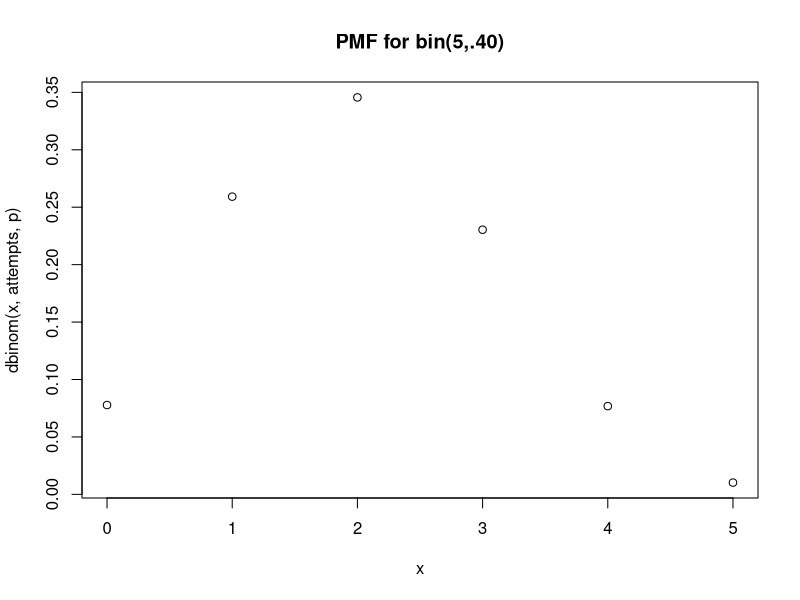
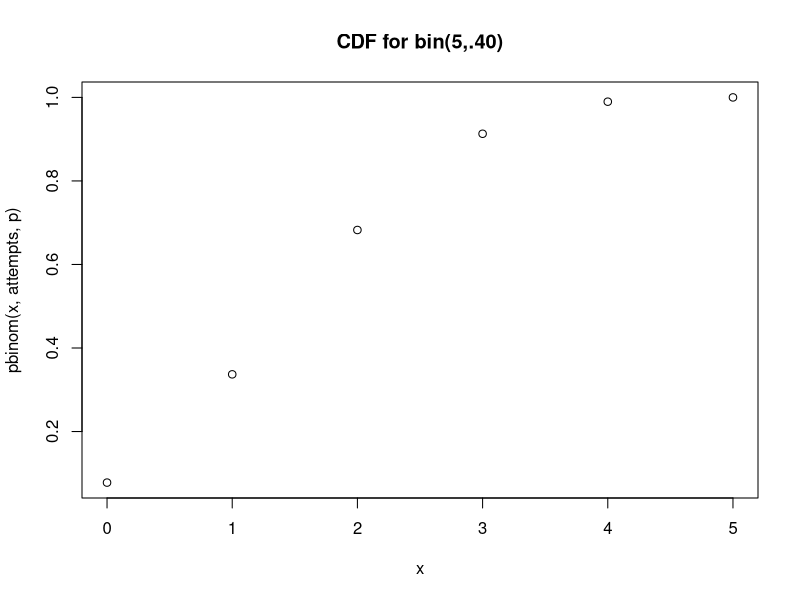
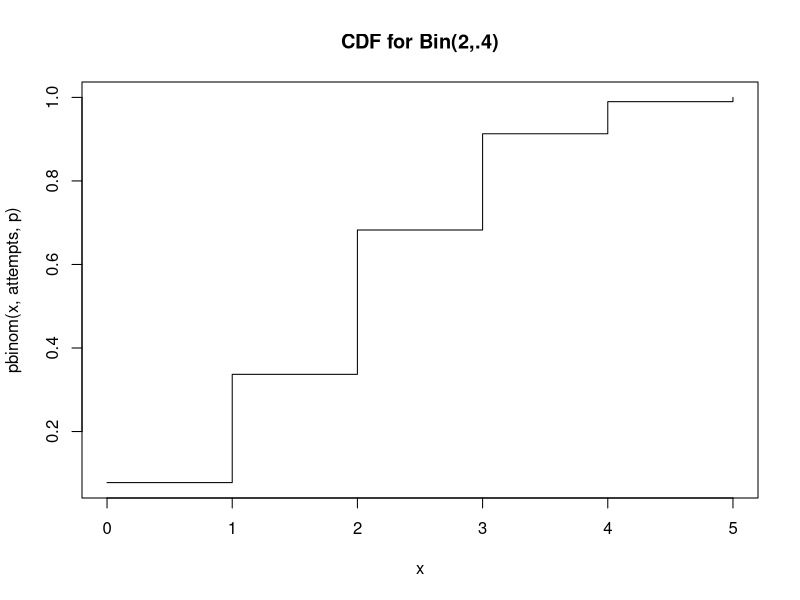
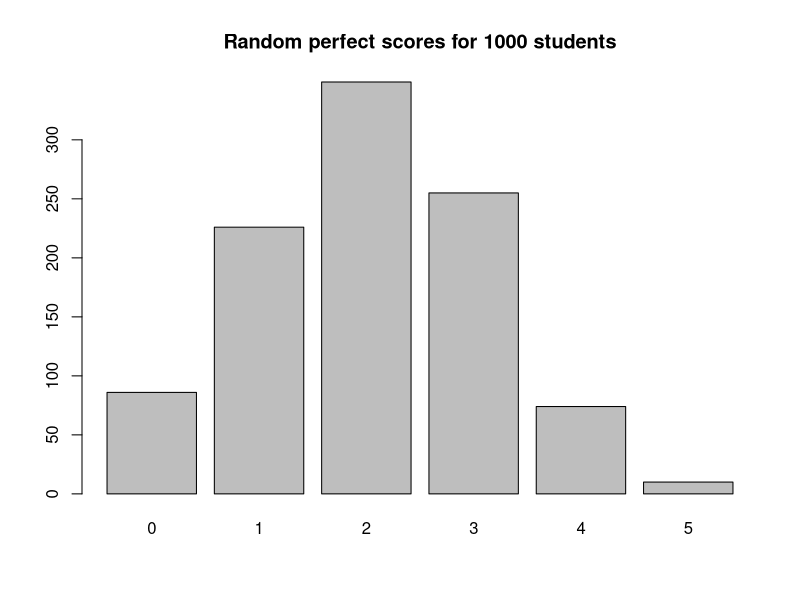
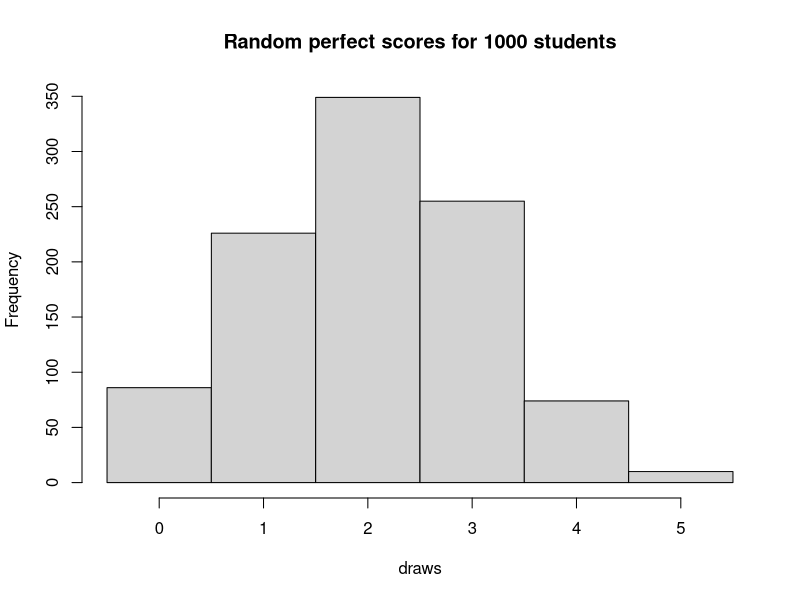
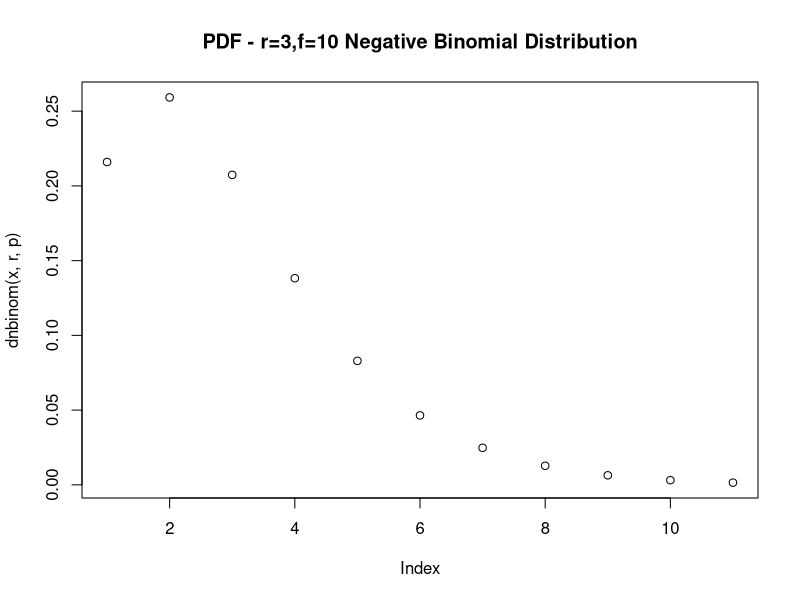
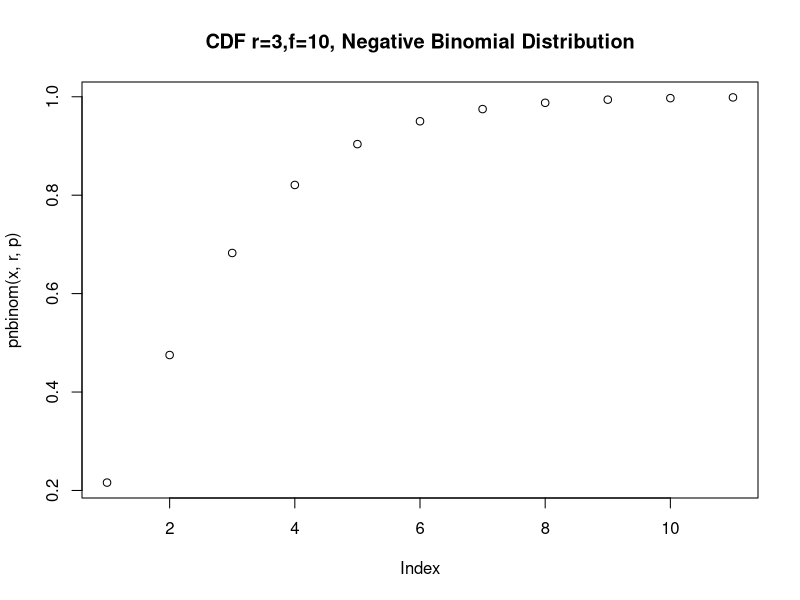
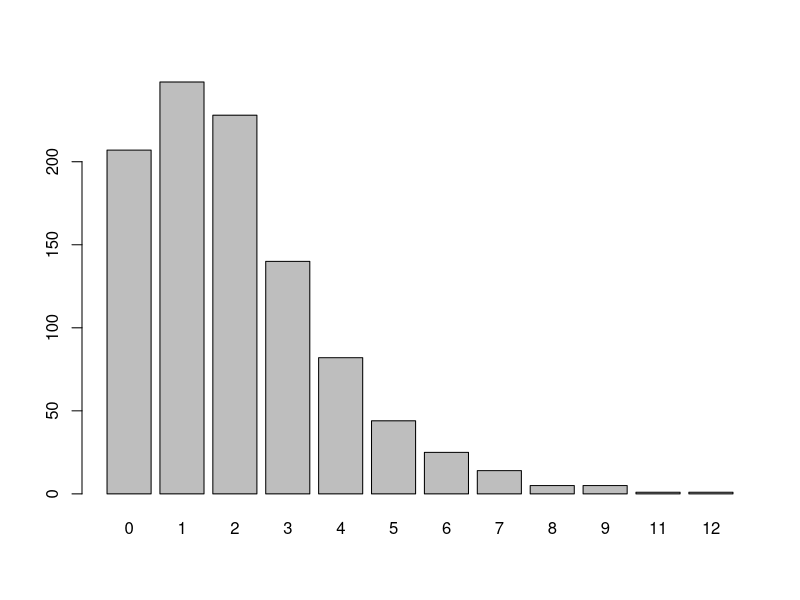

The R script that drew these images, in order:
## ---- chunk 1

# Probability of success
p <- .40
# number of attempts / trials
attempts <-5
# number of successes
successes <- 5

(bi<-dbinom(successes,attempts,p))

# Probability Mass Function - shows the distribution of successes
x <- 0:attempts
plot(x,dbinom(x,attempts,p),main = "PMF for bin(5,.40)")
plot(x,pbinom(x,attempts,p),main = "CDF for bin(5,.40)")
paste('Probability of 5 perfect scores is',bi)
## ---- chunk 2
# Probability of success
p<- .40
# number of attempts / trials
attempts<-5
# number of successes
successes <- 2
bi2 <- dbinom(successes,attempts,p)

# Calculation by formula
# Equation: f(x) = {n x} p^x(1-p)^(n-x)
paste('Probability of exactly two perfect scores is ', bi2 )

## ---- chunk 3
# n = attempts 
n <- 5
# p = Probability
p<- .4
# number of attempts / trials
x<- 2

success<- p^x
fail<- (1-p)^(n-x)
fx<-success*fail
paste("f(2) is ",fx)

## ---- chunk 4
# Use Cummulative Distr. Function
# Probability of success
p<- .40
# number of attempts / trial
n<-2
attempts<- 5
# number of successes
successes <- 2
cdf<-pbinom(2,n,p)
(cdf<-pbinom(successes,attempts,p))
x<- 0:attempts
# CDF Plot
plot(x,pbinom(x,attempts,p),type = "s",main = "CDF for Bin(2,.4)")
## ---- chunk 5
# Probability of success
p<- .40
n<- 5
successes<- 5
# draw 1000 students
draws <- rbinom(1000,size = n, prob = p)
barplot(table(draws),main = "Random perfect scores for 1000 students")

br<- (0:(n+1)) - .5
hist(draws,br,main = "Random perfect scores for 1000 students")

## ---- chunk 6


## ---- chunk 7
# Need 3 perfect scores - will max 10 fails before quitting.
# Probability
p<- .60
# Number of success as 'r'
r<- 3
# number of failures
fails <- 10
# this is the negative binomial distribution. failures before a success.

# args are usually (success, attempts, prob) this time..fails 
(dnbinom(fails,r,p))

x <- 0:fails
plot(dnbinom(x,r,p),main = "PDF - r=3,f=10 Negative Binomial Distribution")

plot(pnbinom(x,r,p),main = "CDF r=3,f=10, Negative Binomial Distribution")

## ---- chunk 8
r <- 3
fails <- 4
p <- .6
dnb <- dnbinom(fails,r,p)
paste('Probability of three perfect scores with 4 failures is',dnb)
## ---- chunk 9
# cannot get the example neg binomial
r <- 3
fails <- 4
p <- .6
# f(4)
choose(6,2) * (.6**3) * ((1-.6)**4)

#Check
#dnbinom(4,3,.6) == choose(6,2) * (.6**3) * ((1-p)**4)


## ---- chunk 10
#example
dnbinom(5,3,.5)
choose(7,2) * (.5**3) * ((1-.5)**5)
## ---- chunk 11
# Apply the CDF here
r <- 3
fails <- 4
p <- .6
cd <- pnbinom(fails,r,p)
paste('Probability of 3 Perfect scores with at most 4 failures:',cd)
## ---- chunk 12
r <- 3
fails <- 4
p <- .6
x <- rnbinom(1000, size = r, prob = p)
barplot(table(x))

## ---- chunk 13
M <- 60    # Of interest
N <- 40    # Not of interest
K <- 20    # Sample Size


## ---- chunk 14
M <- 60    # Of interest
N <- 40    # Not of interest
K <- 20    # Sample Size
dhyper(20, m = M, n = N, k = K)
pmf <-  dhyper(0:K,m=M,n=N,k=K)
pmf
plot(pmf)


## ---- chunk 15
# Review this portion - I don't know
M <- 20    # Of interest
N <- 10    # Not of interest
K <- 10    # Sample Size
phyper(10,m=M,n=N,k=K)
cdf <-  phyper(0:K,m=M,n=N,k=K)
cdf
plot(cdf)

# Example code
M <- 20; N <- 980; K <- 50

# P(X = 2)  exactly 2 faulty chips

dhyper(2, m = M, n = N, k = K)

## ---- chunk 16
# P(X = 10)   10 questions of interest out of 20

choose(M,10) * choose(N,10) / choose(M+N, 20)
## ---- chunk 17
# P(X > 2)   at least 3 faulty chips

1 - phyper(2, m = M, n = N, k = K)
# or
phyper(2, m = M, n = N, k = K, lower.tail = FALSE)

## ---- chunk 18
x <- rhyper(1000, m = M, n = N, k = K )
barplot(table(x),main = 'Hypergeometric')

## ---- chunk 19
# On average 10 questions per day for prof
lmda <- 10
## ---- chunk 20
dpois(8,lambda = lmda)
## ---- chunk 21
ppois(8,lambda = lmda)
## ---- chunk 22
ppois(12,lambda = lmda) - ppois(5,lambda = lmda)
## ---- chunk 23
pmf <-  dpois(0:20,lambda = lmda)
plot(0:20,pmf)
## ---- chunk 24
rpois(50, lambda = lmda)

x <- rpois(1000, lambda = lmda)                         
plot(table(x))
## ---- chunk 25
# Ave day $100, standard dev. = $10
# Remember 68,95,99



## ---- chunk 26

## ---- chunk 27

## ---- chunk 28

## ---- chunk 29

